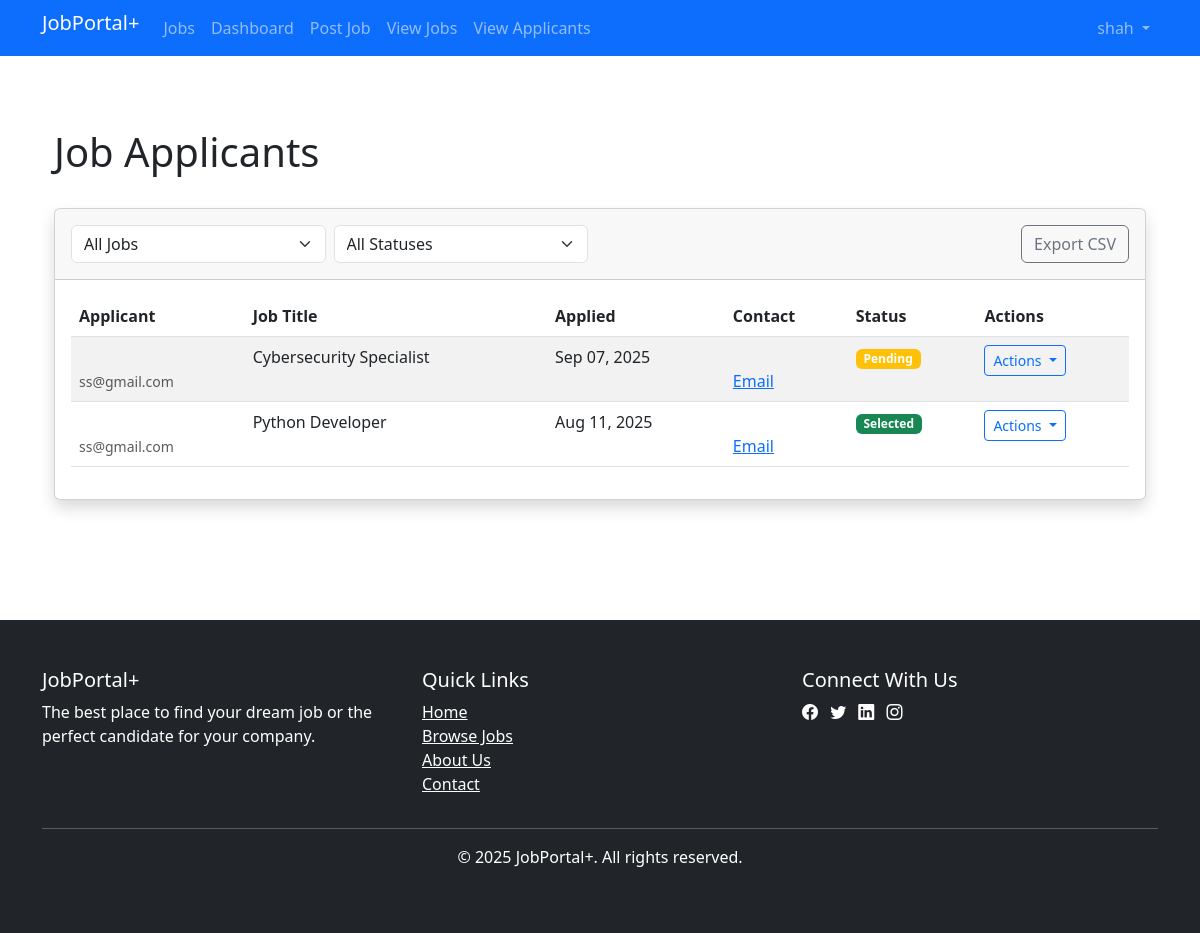
The app's page /employer/applicants.php (signed in) with its own data.
### tables this page shows
CREATE TABLE `applications` (
  `id` int(11) NOT NULL,
  `job_id` int(11) NOT NULL,
  `employee_id` int(11) NOT NULL,
  `cv_path` varchar(255) DEFAULT NULL,
  `generated_cv_data` text DEFAULT NULL,
  `cover_letter` text DEFAULT NULL,
  `applied_at` timestamp NOT NULL DEFAULT current_timestamp(),
  `status` enum('pending','reviewed','selected','rejected') DEFAULT 'pending'
);

CREATE TABLE `users` (
  `id` int(11) NOT NULL,
  `username` varchar(50) NOT NULL,
  `email` varchar(100) NOT NULL,
  `password` varchar(255) NOT NULL,
  `user_type` enum('admin','employer','employee') NOT NULL,
  `created_at` timestamp NOT NULL DEFAULT current_timestamp(),
  `updated_at` timestamp NOT NULL DEFAULT current_timestamp() ON UPDATE current_timestamp()
);

CREATE TABLE `jobs` (
  `id` int(11) NOT NULL,
  `employer_id` int(11) NOT NULL,
  `company_name` varchar(100) NOT NULL,
  `title` varchar(100) NOT NULL,
  `description` text NOT NULL,
  `requirements` text NOT NULL,
  `location` varchar(100) NOT NULL,
  `salary` varchar(50) DEFAULT NULL,
  `type` enum('Full-time','Part-time','Contract','Internship') NOT NULL,
  `category` varchar(50) NOT NULL,
  `posted_at` timestamp NOT NULL DEFAULT current_timestamp(),
  `deadline` date DEFAULT NULL,
  `is_active` tinyint(1) DEFAULT 1
);

### employer/applicants.php (the view, shortened to what this page needs)
<?php
require("../db.php");
$employer_id = $_SESSION['user_id'];
$job_id = isset($_GET['job_id']) ? $_GET['job_id'] : null;
$status_filter = isset($_GET['status']) ? $_GET['status'] : 'all';
$sql = "SELECT a.*, j.title, u.email, ep.first_name, ep.last_name, ep.phone
        FROM applications a
        JOIN jobs j ON a.job_id = j.id
        JOIN users u ON a.employee_id = u.id
        JOIN employee_profiles ep ON u.id = ep.user_id
        WHERE j.employer_id = $employer_id";
$sql .= " ORDER BY a.applied_at DESC";
$result = mysqli_query($conn, $sql);
$applications = mysqli_fetch_all($result, MYSQLI_ASSOC);
include '../header.php';
?>
<div class="container py-5">
    <div class="d-flex justify-content-between align-items-center mb-4">
        <h1>Job Applicants</h1>
    </div>
    <div class="card shadow mb-4">
        <div class="card-header py-3">
            <div class="row">
                <div class="col-md-6">
                    <form class="d-flex">
                        <select name="job_id" class="form-select me-2" onchange="this.form.submit()">
                            <option value="">All Jobs</option>
                        </select>
                        <select name="status" class="form-select" onchange="this.form.submit()">
                            <option value="all" <?php echo $status_filter == 'all' ? 'selected' : '' ?>>All Statuses</option>
                        </select>
                    </form>
                </div>
                <div class="col-md-6 text-end">
                    <div class="btn-group">
                        <a href="applicants.php?export=csv&job_id=<?php echo $job_id ?>&status=<?php echo $status_filter ?>" class="btn btn-outline-secondary">
                            Export CSV
                        </a>
                    </div>
                </div>
            </div>
        </div>
        <div class="card-body">
            <div class="table-responsive">
                <table class="table table-striped table-hover">
                    <thead>
                        <tr>
                            <th>Applicant</th>
                            <th>Job Title</th>
                            <th>Applied</th>
                            <th>Contact</th>
                            <th>Status</th>
                            <th>Actions</th>
                        </tr>
                    </thead>
                    <tbody>
                        <?php foreach ($applications as $app): ?>
                            <tr>
                                <td>
                                    <strong><?php echo $app['first_name'] . ' ' . $app['last_name'] ?></strong><br>
                                    <small class="text-muted"><?php echo $app['email'] ?></small>
                                </td>
                                <td><?php echo $app['title'] ?></td>
                                <td><?php echo date('M d, Y', strtotime($app['applied_at'])) ?></td>
                                <td>
                                    <?php echo $app['phone'] ?><br>
                                    <a href="mailto:<?php echo $app['email'] ?>">Email</a>
                                </td>
                                <td>
                                    <span class="badge bg-<?php
                                        echo $app['status'] == 'selected' ? 'success' :
                                        ($app['status'] == 'rejected' ? 'danger' : 'warning')
                                    ?>">
                                        <?php echo ucfirst($app['status']) ?>
                                    </span>
                                </td>
                                <td>
                                    <div class="dropdown">
                                        <button class="btn btn-sm btn-outline-primary dropdown-toggle" type="button" data-bs-toggle="dropdown">
                                            Actions
                                        </button>
                                    </div>
                                </td>
                            </tr>
                        <?php endforeach; ?>
                    </tbody>
                </table>
            </div>
        </div>
    </div>
</div>
<?php include '../footer.php'; ?>

### records on screen
applications: employee.email "ss@gmail.com", job.title "Cybersecurity Specialist", applied_at "Sep 07, 2025", status "Pending"
applications: employee.email "ss@gmail.com", job.title "Python Developer", applied_at "Aug 11, 2025", status "Selected"

### other values on screen
$_SESSION['username'] "shah"
